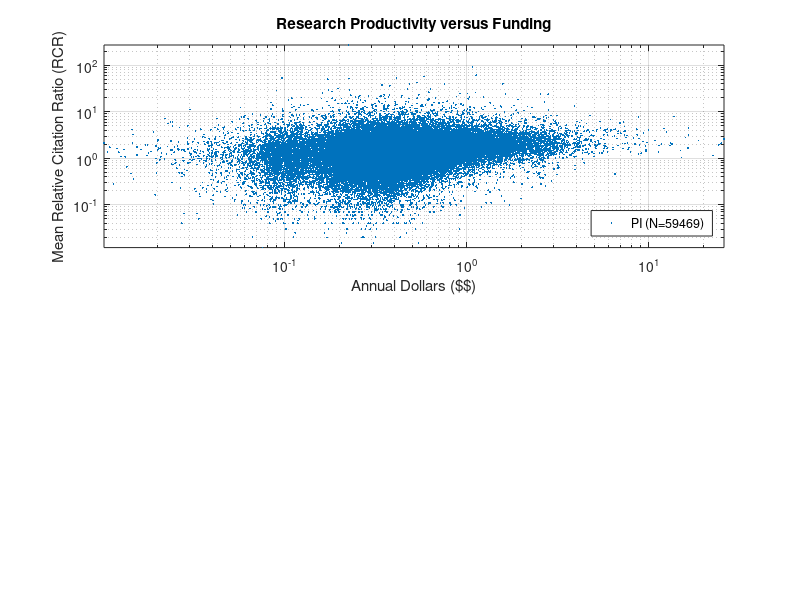

Reproduce this figure in MATLAB. (Note: this script raises an error after producing the figure.)
% Causal inference analysis to answer the question:
%
% Do citations "cause" funding (H1), or does funding "cause" citations (H2)?
%
% Based on NIH data originally released here:
%
% Lauer et al., bioRxiv, May. 26, 2017; doi: http://dx.doi.org/10.1101/142554
%
% latest version of this code
%   http://parralab.org/reward-or-award/testmodel.m
% data files:
%   http://parralab.org/reward-or-award/Lauer_2017_data.mat
%   http://parralab.org/reward-or-award/Lauer_2017_data_R.mat
%
% The second file only inludes R grant recipients, excluding in particular
% P grants which have been questioned for the way that publications were
% attributed and GSI are counted.
%
% (c) June 15, 2017, Lucas C. Parra, parra@ccny.cuny.edu

%clear all; clf;

% product
%  1   'Mean Relative Citation Ratio (RCR)'
%  2   'Sum publications'
%  3   'Sum Relative Citation Ratio (RCR)'
%  4   'Annual Publications (Pubs)'
%  5   'Median Relative Citation Ratio (RCR)'
%  6   'Annual Relative Citation Ratio (RCR)'
%  7   'Max Relative Citation Ratio (RCR)'
% funding
%  1   'Years of funding (GSI)'
%  2   'Total Grant Support Index (GSI)'
%  3   'Annual Dollars ($$)'
%  4   'Total Dollar ($$)'
%  5   'Annual Grant Support Index (GSI)'

% set some parameters for shuffle
Nrand=100; % number of shuffles when testing hypothesis that conditionals are the same except for mean and std
showconditionals = 0; % to check if the conditionals looks like properly adjusted accross bins

% for pnr=[1:7], for fnr=[1:5]
figure(1)
for pnr=[1 4:7], for fnr=[3]

        load('Lauer_2017_data.mat','product','funding'); % all award recipients
       % load('Lauer_2017_data_R.mat','product','funding'); % only R grant recipients.

        % pick a measure of productivity and funding (see converttable.m).
        product = product(pnr);
        funding = funding(fnr);
        
        
        % filter for low values as those were hard-coded for zero publications/funidng
        indx=find(funding.data<=funding.min); funding.data(indx)=[]; product.data(indx)=[];
        indx=find(product.data<=product.min); funding.data(indx)=[]; product.data(indx)=[];
        
        subplot(2,1,1);
        loglog(funding.data,product.data,'.','markersize',4);
        grid on; axis tight;
        ylabel(product.name)
        xlabel(funding.name)
        legend(['PI (N=' num2str(length(product.data)) ')'],'Location','southeast')
        title ('Research Productivity versus Funding')
        
        clear meanstats
        for i=1:2
            
            switch i % selcect H1 or H2
                case 1, X=(product.data); Y=(funding.data); xstr=product.acronym; ystr=funding.acronym;
                case 2, X=(funding.data); Y=(product.data); xstr=funding.acronym; ystr=product.acronym;
            end
            
            % select bins edges with equal number of points per bin
            edge=prctile(X,0:4:99);
            
            % compute conditional statistics in each bin of conditioning variable
            for k=length(edge)-1:-1:1
                
                %binnoise = 0; randn(size(X))*(edge(k+1)-edge(k))*2; 
                %indx = find(edge(k)<=(X+binnoise) & (X+binnoise)<edge(k+1));
                count(k,1) = length(indx);          % points per bin
                cond(k,1)  = (edge(k)+edge(k+1))/2; % center of conditioning bin
                mu(k,1)    = mean(Y(indx));         % conditional mean of dependent variable
                sigma(k,1) = std(Y(indx));          % conditional std of dependent variable
                data{k}    = Y(indx);               % keep for shuffling bins later
            end
            % remove bins that did not have enough data to computer reliable stats
            k=find(count>10);mu=mu(k);sigma=sigma(k);count=count(k);cond=cond(k);data=data(k);
            
            % number of conditioning bins that had some data in them
            K = length(mu);
            
            % some displays
            subplot(4,4,5+i*4)
            scatter(cond,mu,'filled');
            xlabel(xstr); ylabel(['H' num2str(i) ': ' xstr '->' ystr 10 'mean ' ystr]); axis tight
            
            subplot(4,4,6+i*4)
            scatter(cond,sigma,'filled');
            xlabel(xstr); ylabel(['std ' ystr]); axis tight
            
            subplot(4,4,7+i*4)
            scatter(mu,sigma,'filled');
            xlabel(['mean ' ystr]); ylabel(['std ' ystr]); axis tight
            
            % estimate the std from the mean assuming linear model
            sest=polyval(polyfit(mu,sigma,2),mu);  % with offset
            
            hold on; [~,indx]=sort(mu); plot(mu(indx),sest(indx)); hold off;
            rsquare(pnr,fnr,i) = 1-sum((sest-sigma).^2)/sum((sigma-mean(sigma)).^2);
            ax=axis; t=text(ax(1)+0.5*(ax(2)-ax(1)),ax(3)+0.15*(ax(4)-ax(3)),['R^2=' num2str(rsquare(pnr,fnr,i),2)]);
            set(t,'BackgroundColor', [0.95 0.95 0.95])
            
            drawnow
            
            % generate standartized version of the data only using mu, and sest derived from mu
            for k=1:K, zdata{k} = (data{k}-mu(k))/sest(k); end
            
            % do shuffle stats
            for n=Nrand:-1:1
        
                clear stats
                for k=1:K
                    
                    % sample by shuffling bins of conditioning variable and adjusting mean and estimated std
                    krand = [1:k-1 k+1:K]; krand=krand(randperm(K-1,2)); % 2 random bins excluding kth bin
                    sample1 = zdata{krand(1)};
                    sample2 = zdata{krand(2)};
                    
                    % compute stats for current bin of conditioning variable
                    [~,~,stats(k)] = kstest2(sample1,sample2);
                    
                    if showconditionals
                        [~,bin]=hist([sample1;sample2]);
                        h1=hist(sample1,bin)/count(krand(1));
                        h2=hist(sample2,bin)/count(krand(2));
                        clf; bar(bin,[h1' h2']); title([i n k]);
                        [sigma(k) sest(k); mean(data{k}) mean(sample1); std(data{k}) std(sample1)]
                        pause;
                        
                    end
                    
                end
                
                % agregate stats over conditioning bins
                meanstats(n,i) = mean(stats);
                
            end
            
            
        end
        
        ksmean (pnr,fnr,:) = mean(meanstats);
        ksdiff(pnr,fnr) = diff(mean(meanstats))/mean(std(meanstats)); % positive if H1 more uniform across bins
        
        subplot(2,4,8)
        [h,bin]=hist(meanstats,10); 
        bar(bin,h/Nrand,1); axis tight
        legend('H1','H2')
        ax=axis; t=text(ax(1)+0.5*(ax(2)-ax(1)),ax(3)+0.15*(ax(4)-ax(3)),['d''=' num2str(ksdiff(pnr,fnr),2)]);
        set(t,'BackgroundColor', [0.95 0.95 0.95])
        xlabel('KS stats');
        
        
        colormap cool
        % sublabel; % get this function on the mathworks community repository.
        
        %saveas(gca,'funding_vs_productivity_model.png')
        
    end
end


figure(2)
subplot(2,2,1); plot(reshape(rsquare([1 4 5 6 7],[3 ],:),5,2)'); ylabel('R^2')
set(gca,'xtick',[1 2]); xlim([0.5 2.5]); set(gca,'xticklabel',{'H1','H2'})
subplot(2,2,2); plot(reshape(rsquare([2 3],[2 4],:),4,2)'); ylabel('R^2')
set(gca,'xtick',[1 2]); xlim([0.5 2.5]); set(gca,'xticklabel',{'H1','H2'})
subplot(2,2,3); plot(reshape(ksmean([1 4 5 6 7],[3 ],:),5,2)'); ylabel('KS')
set(gca,'xtick',[1 2]); xlim([0.5 2.5]); set(gca,'xticklabel',{'H1','H2'})
subplot(2,2,4); plot(reshape(ksmean([2 3],[2 4],:),4,2)'); ylabel('KS')
set(gca,'xtick',[1 2]); xlim([0.5 2.5]); set(gca,'xticklabel',{'H1','H2'})

